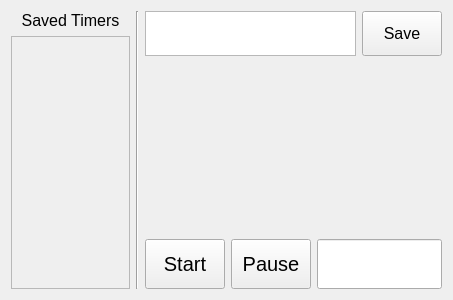
<?xml version="1.0" encoding="UTF-8"?>
<ui version="4.0">
 <class>timer_tab</class>
 <widget class="QWidget" name="timer_tab">
  <property name="geometry">
   <rect>
    <x>0</x>
    <y>0</y>
    <width>453</width>
    <height>300</height>
   </rect>
  </property>
  <property name="windowTitle">
   <string>Timer Tab</string>
  </property>
  <layout class="QHBoxLayout" name="horizontalLayout" stretch="2,0,5">
   <item>
    <layout class="QVBoxLayout" name="verticalLayout_2" stretch="0,0">
     <item>
      <widget class="QLabel" name="label">
       <property name="font">
        <font>
         <pointsize>12</pointsize>
        </font>
       </property>
       <property name="text">
        <string>Saved Timers</string>
       </property>
       <property name="alignment">
        <set>Qt::AlignCenter</set>
       </property>
      </widget>
     </item>
     <item>
      <widget class="QScrollArea" name="saved_timers_scroll_area">
       <property name="widgetResizable">
        <bool>true</bool>
       </property>
       <widget class="QWidget" name="scrollAreaWidgetContents">
        <property name="geometry">
         <rect>
          <x>0</x>
          <y>0</y>
          <width>94</width>
          <height>248</height>
         </rect>
        </property>
       </widget>
      </widget>
     </item>
    </layout>
   </item>
   <item>
    <widget class="Line" name="line">
     <property name="orientation">
      <enum>Qt::Vertical</enum>
     </property>
    </widget>
   </item>
   <item>
    <layout class="QVBoxLayout" name="verticalLayout" stretch="0,1,0">
     <item>
      <layout class="QHBoxLayout" name="horizontalLayout_2" stretch="5,1">
       <item>
        <widget class="QTextEdit" name="timer_name_edit">
         <property name="maximumSize">
          <size>
           <width>16777215</width>
           <height>45</height>
          </size>
         </property>
         <property name="font">
          <font>
           <pointsize>20</pointsize>
          </font>
         </property>
         <property name="verticalScrollBarPolicy">
          <enum>Qt::ScrollBarAsNeeded</enum>
         </property>
        </widget>
       </item>
       <item>
        <widget class="QPushButton" name="pushButton">
         <property name="minimumSize">
          <size>
           <width>0</width>
           <height>45</height>
          </size>
         </property>
         <property name="font">
          <font>
           <pointsize>12</pointsize>
          </font>
         </property>
         <property name="text">
          <string>Save</string>
         </property>
        </widget>
       </item>
      </layout>
     </item>
     <item>
      <widget class="QLabel" name="timer_label">
       <property name="font">
        <font>
         <pointsize>65</pointsize>
        </font>
       </property>
       <property name="text">
        <string/>
       </property>
       <property name="alignment">
        <set>Qt::AlignCenter</set>
       </property>
      </widget>
     </item>
     <item>
      <layout class="QHBoxLayout" name="horizontalLayout_7" stretch="2,2,0">
       <item>
        <widget class="QPushButton" name="start_stop_button">
         <property name="minimumSize">
          <size>
           <width>0</width>
           <height>50</height>
          </size>
         </property>
         <property name="font">
          <font>
           <pointsize>15</pointsize>
          </font>
         </property>
         <property name="text">
          <string>Start</string>
         </property>
        </widget>
       </item>
       <item>
        <widget class="QPushButton" name="pause_resume_button">
         <property name="minimumSize">
          <size>
           <width>0</width>
           <height>50</height>
          </size>
         </property>
         <property name="font">
          <font>
           <pointsize>15</pointsize>
          </font>
         </property>
         <property name="text">
          <string>Pause</string>
         </property>
        </widget>
       </item>
       <item>
        <widget class="QLineEdit" name="start_time_line_edit">
         <property name="minimumSize">
          <size>
           <width>0</width>
           <height>50</height>
          </size>
         </property>
         <property name="font">
          <font>
           <pointsize>20</pointsize>
          </font>
         </property>
         <property name="text">
          <string/>
         </property>
         <property name="alignment">
          <set>Qt::AlignCenter</set>
         </property>
        </widget>
       </item>
      </layout>
     </item>
    </layout>
   </item>
  </layout>
 </widget>
 <resources/>
 <connections/>
</ui>
